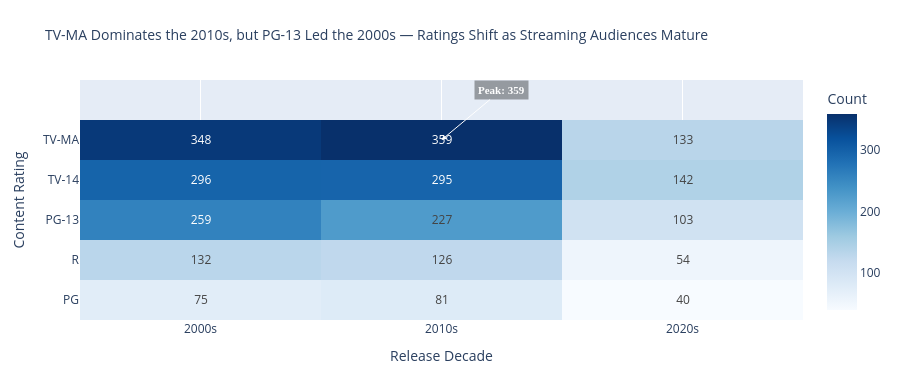

The notebook cell this image was saved under:
### Markdown cell above
## Task 1 — Heatmap: content by rating and release decade

**What to build:** A heatmap showing the number of titles by **content rating** (y-axis) and **decade** (x-axis).

**Requirements:**
- Create a 'decade' column: `df['decade'] = (df['release_year'] // 10 * 10).astype(str) + 's'`
- Filter to TV-14, TV-MA, PG-13, R, PG only (most common ratings)
- Sequential colour scale (Blues)
- Values shown in cells (`text_auto=True`)
- Insight title about which rating dominates which decade

### Code cell
df['decade'] = (df['release_year'] // 10 * 10).astype(str) + 's'

top_ratings = ['TV-MA', 'TV-14', 'PG-13', 'R', 'PG']
df_heat = df[df['rating'].isin(top_ratings)].copy()

heat_pivot = (
    df_heat
    .groupby(['rating', 'decade'])
    .size()
    .reset_index(name='count')
    .pivot(index='rating', columns='decade', values='count')
    .fillna(0)
    .astype(int)
)

rating_order  = df_heat['rating'].value_counts().index.tolist()
all_decades   = sorted(heat_pivot.columns.tolist())
heat_pivot    = heat_pivot.reindex(index=rating_order, columns=all_decades, fill_value=0)

fig1 = px.imshow(
    heat_pivot,
    text_auto=True,
    color_continuous_scale='Blues',
    aspect='auto',
    title=(
        'TV-MA Dominates the 2010s, but PG-13 Led the 2000s — '
        'Ratings Shift as Streaming Audiences Mature'
    ),
    labels={'x': 'Release Decade', 'y': 'Content Rating', 'color': 'Title Count'},
)

max_val   = int(heat_pivot.values.max())
max_row, max_col = divmod(heat_pivot.values.argmax(), heat_pivot.shape[1])
max_decade  = heat_pivot.columns[max_col]
max_rating  = heat_pivot.index[max_row]

fig1.add_annotation(
    x=max_decade,
    y=max_rating,
    text=f"<b>Peak: {max_val}</b>",
    showarrow=True,
    arrowhead=2,
    arrowcolor='white',
    font=dict(color='white', size=11, family='Arial Black'),
    ax=60, ay=-50,   # offset well outside the cell
    bgcolor='rgba(0,0,0,0.35)',
    borderpad=3,
)

fig1.update_layout(
    title_font_size=14,
    xaxis_title='Release Decade',
    yaxis_title='Content Rating',
    coloraxis_colorbar_title='Count',
    margin=dict(t=80, b=60, l=80, r=40),
    height=380,
)

fig1.show()

### Figure 1 — Plotly figure (JSON) as saved in the notebook; plotly's stock layout.template omitted (floating-point values rounded to 4 significant figures)
{"data": [{"coloraxis": "coloraxis", "hovertemplate": "Release Decade: %{x}<br>Content Rating: %{y}<br>Title Count: %{z}<extra></extra>", "name": "0", "texttemplate": "%{z}", "type": "heatmap", "x": ["2000s", "2010s", "2020s"], "xaxis": "x", "y": ["TV-MA", "TV-14", "PG-13", "R", "PG"], "yaxis": "y", "z": [[348, 359, 133], [296, 295, 142], [259, 227, 103], [132, 126, 54], [75, 81, 40]]}], "layout": {"annotations": [{"arrowcolor": "white", "arrowhead": 2, "ax": 60, "ay": -50, "bgcolor": "rgba(0,0,0,0.35)", "borderpad": 3, "font": {"color": "white", "family": "Arial Black", "size": 11}, "showarrow": true, "text": "<b>Peak: 359</b>", "x": "2010s", "y": "TV-MA"}], "coloraxis": {"colorbar": {"title": {"text": "Count"}}, "colorscale": [[0, "rgb(247,251,255)"], [0.125, "rgb(222,235,247)"], [0.25, "rgb(198,219,239)"], [0.375, "rgb(158,202,225)"], [0.5, "rgb(107,174,214)"], [0.625, "rgb(66,146,198)"], [0.75, "rgb(33,113,181)"], [0.875, "rgb(8,81,156)"], [1, "rgb(8,48,107)"]]}, "height": 380, "margin": {"b": 60, "l": 80, "r": 40, "t": 80}, "title": {"font": {"size": 14}, "text": "TV-MA Dominates the 2010s, but PG-13 Led the 2000s — Ratings Shift as Streaming Audiences Mature"}, "xaxis": {"anchor": "y", "domain": [0, 1], "title": {"text": "Release Decade"}}, "yaxis": {"anchor": "x", "autorange": "reversed", "domain": [0, 1], "title": {"text": "Content Rating"}}}}
